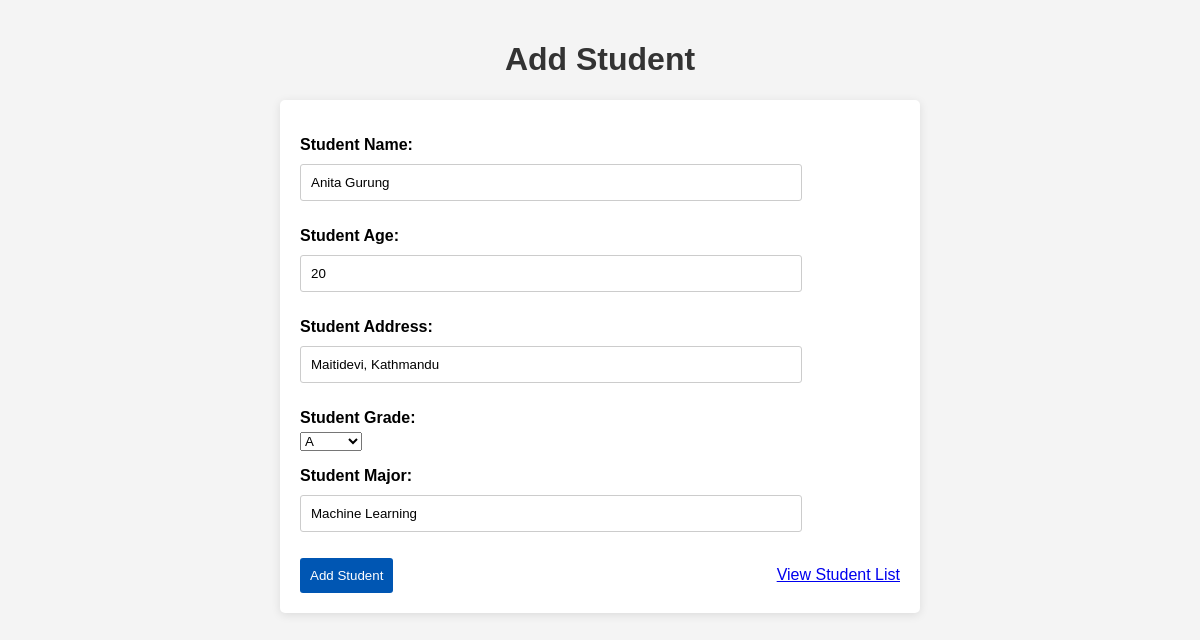
The page /students/students/2/update/ on the database its author committed.
### student/models.py (models this page shows, shortened)
class Student(models.Model):
    unique_id = models.UUIDField(default=uuid.uuid4, editable=False, unique=True)  # Unique ID for each student
    GRADE_CHOICES = [
        ('A', 'A'),
        ('B', 'B'),
        ('C', 'C'),
        ('D', 'D'),
        ('F', 'F'),
    ]
    name = models.CharField(
        max_length=100,
        verbose_name="Student Name",
        validators=[validate_name]  # Validation for name
    )  # Student's name (required)
    age = models.IntegerField(
        verbose_name="Student Age",
        validators=[validate_age]  # Validation for age
    )  # Student's age (required)
    address = models.CharField(
        max_length=255,
        verbose_name="Student Address",
        validators=[validate_address]  # Validation for address
    )  # Student's address (required)
    grade = models.CharField(
        max_length=1,
        choices=GRADE_CHOICES,
        blank=True,
        null=True,
        verbose_name="Student Grade"
    )  # Student's grade (optional)
    major = models.CharField(
        max_length=100,
        blank=True,
        null=True,
        verbose_name="Student Major",
        validators=[validate_major]  # Validation for major
    )  # Student's major (optional)

### student/views.py (the view, shortened to what this page needs)
# urls.py: path('students/<int:pk>/update/', student_form_view, name='student_update'),  # View for updating a student
def student_form_view(request, pk=None):
    if pk:
        student = get_object_or_404(Student, pk=pk)
        form = StudentForm(instance=student)
        action = 'Update'
    else:
        form = StudentForm()
        action = 'Add'
    return render(request, 'student/student_form.html', {'form': form, 'action': action})

### student/forms.py
class StudentForm(forms.ModelForm):
    class Meta:
        model = Student
        fields = ['name', 'age', 'address', 'grade', 'major']

### student/templates/student/student_form.html (shortened to what this page needs)
{% load static %}
<!DOCTYPE html>
<html lang="en">
  <head>
    <link rel="stylesheet" href="{% static 'css/style.css' %}" />
  </head>
  <body>
    <div>
      <h1>Add Student</h1>
      <form method="POST">
        {% csrf_token %} {{ form.as_p }}
        <div class="form-actions">
          <button type="submit" class="add-student-button">Add Student</button>
          <a href="{% url 'student_list_view' %}" class="view-student-link"
            >View Student List</a
          >
        </div>
      </form>
    </div>
  </body>
</html>

### student/static/css/style.css (style rules this page uses)
body { font-family: Arial, sans-serif; background-color: #f4f4f4; margin: 0; padding: 20px; }
h1 { text-align: center; color: #333; }
form { background: #fff; padding: 20px; border-radius: 5px; box-shadow: 0 2px 10px rgba(0, 0, 0, 0.1); max-width: 600px; margin: 0 auto; }
label { display: block; margin: 10px 0 5px; font-weight: bold; }
input[type="text"], input[type="number"] { width: 80%; padding: 10px; margin: 5px 0 10px; border: 1px solid #ccc; border-radius: 3px; }
button { background-color: #0056b3; color: white; border: none; padding: 10px; border-radius: 3px; cursor: pointer; }
.form-actions { display: flex; justify-content: space-between; align-items: center; margin-top: 10px; }
.view-student-link { margin-left: 10px; }

### rows shown on the page
Student: name "Anita Gurung", age "20", address "Maitidevi, Kathmandu", grade "A", major "Machine Learning"
